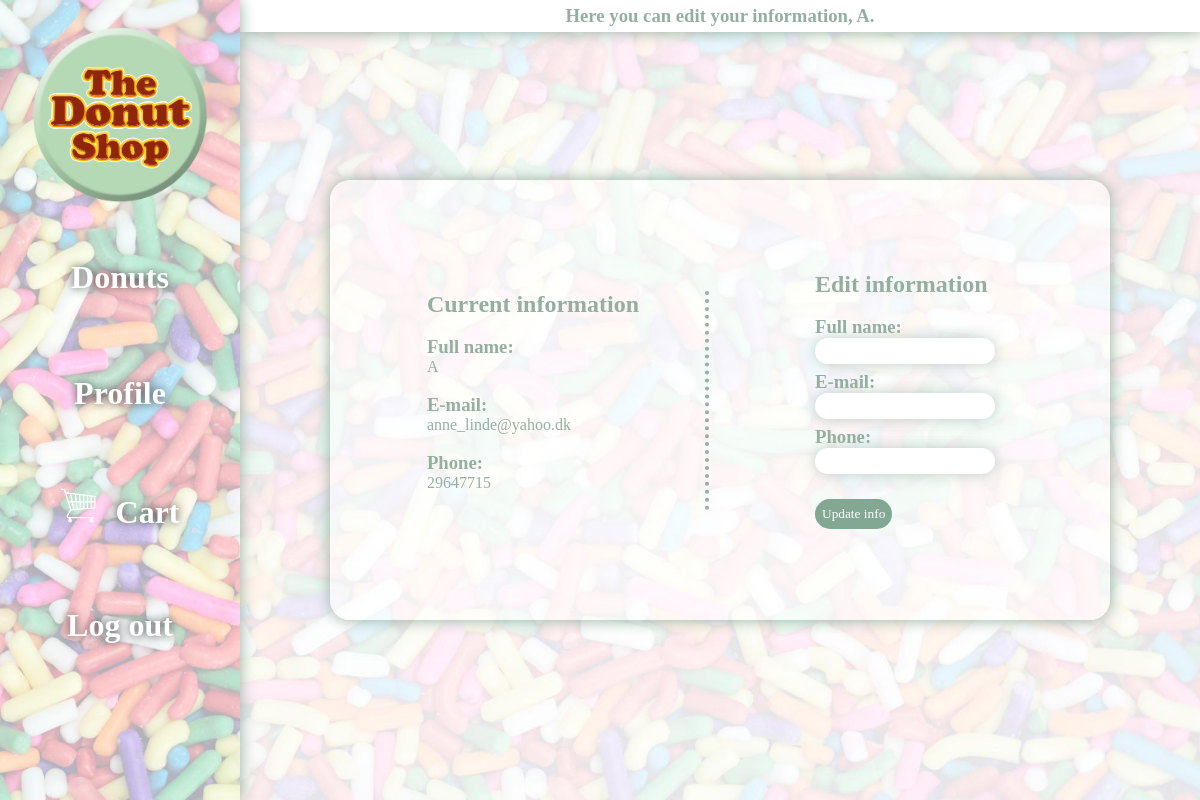
The page /profile.php (signed in) on the database its author committed.
### tables this page shows
CREATE TABLE `users` (
  `user_id` bigint(20) UNSIGNED NOT NULL,
  `full_name` varchar(50) NOT NULL,
  `email` varchar(50) NOT NULL,
  `phone` varchar(15) NOT NULL,
  `password` varbinary(100) NOT NULL,
  `status` tinyint(1) NOT NULL
);

### apis/api-user-information.php (the view, shortened to what this page needs)
<?php
require_once __DIR__.'/../connect.php';
$sUserId = $_SESSION['sUserId'];
$stmt = $db->prepare('SELECT * FROM users WHERE user_id LIKE :sUserId');
$stmt->bindValue(':sUserId', $sUserId);
$stmt->execute();
$sUserInfo = $stmt->fetch();
echo "
<div><h3>Full name: </h3><p>$sUserInfo->full_name</p></div><br>
<div><h3>E-mail: </h3><p>$sUserInfo->email</p></div><br>
<div><h3>Phone: </h3><p>$sUserInfo->phone</p></div><br>
";
?>

### css/shop.css (style rules this page uses)
* { padding: 0; margin: 0; font-family: 'Raleway'; box-sizing: border-box; }
body { width: 100vw; height: 100%; background-image: url(../img/modal.jpg); background-size: cover; background-position: center; background-attachment: fixed; background-repeat: no-repeat; }
p, h1, h2, h3 { color: rgb(148, 175, 160); }

### css/menu.css (style rules this page uses)
body { display: grid; grid-template-columns: 1fr 1fr 1fr 1fr; }

### rows shown on the page
users: full_name "A", email "anne_linde@yahoo.dk", phone "29647715"

### other values the page prints
$_SESSION['sUser'] "A"
